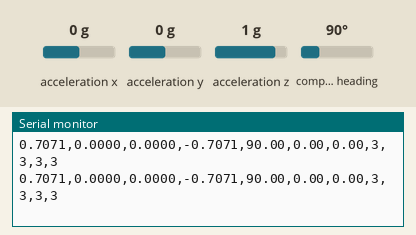
A sketch run on a simulated Arduino Uno, built with avr-gcc and run on an emulated ATmega328P. On the bench: the last lines printed to the serial monitor. Inputs (shaded band) come from the test bench; at power-on: acceleration x 0 g, acceleration y 0 g, acceleration z 1 g, compass heading 90°.

Above: at 2.2 s.
2.3 s: acceleration x set to -1.4 g
At 2.49 s:
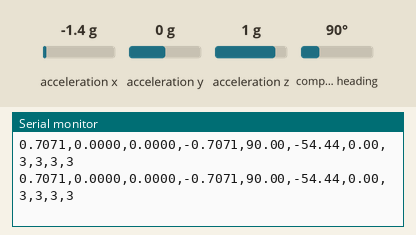
3.8 s: acceleration y set to -1.4 g
At 3.87 s:
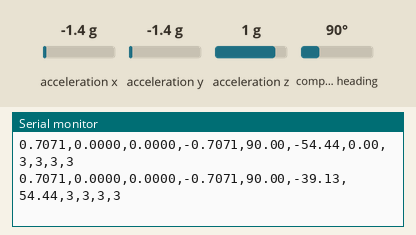
5.3 s: acceleration z set to -1.4 g
At 5.35 s:
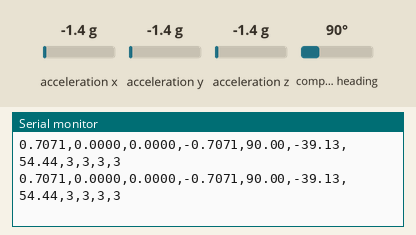
6.8 s: compass heading set to 7°
At 6.84 s:
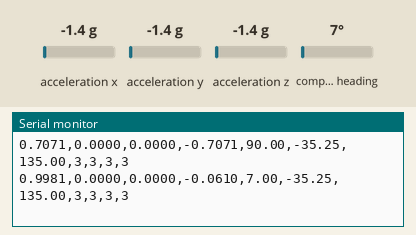
8.3 s: compass heading set to 90°
At 8.33 s:
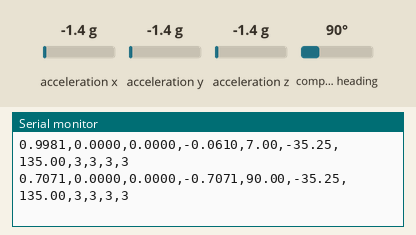
Timing chart, 0 to 11.3 s (numbered marks = the images above; inputs shaded):
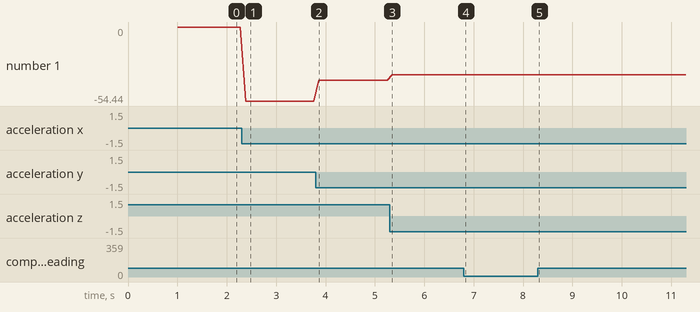

Measured:
- after the input at 2.3 s, the serial monitor: prints a new line after 0.08 s (image 1)
- after the input at 3.8 s, the serial monitor: prints a new line after 0.07 s (image 2)
- after the input at 6.8 s, the serial monitor: prints a new line at once (image 4)
- plotted number 1: 0 → -54.44 after the input at 2.3 s, -54.44 → -39.13 after the input at 3.8 s, -39.13 → -35.25 after the input at 5.3 s

The sketch:

BNO055.ino
```cpp
#include <Wire.h>
#include <Adafruit_Sensor.h>
#include <Adafruit_BNO055.h>
#include <utility/imumaths.h>

/* BNO055 bağlantıları:
   VIN - 3.3V veya 5V
   GND - GND
   SDA - A4 (Arduino Uno)
   SCL - A5 (Arduino Uno)
   RST - Digital Pin 2 (opsiyonel)
*/

#define BNO055_SAMPLERATE_DELAY_MS (100) // 10Hz güncelleme hızı

// BNO055 sensörü oluştur
Adafruit_BNO055 bno = Adafruit_BNO055(55, 0x28);

void setup(void) {
  Serial.begin(115200);

  // BNO055 başlatılıyor
  if(!bno.begin()) {
    Serial.print("BNO055 bulunamadı! Bağlantıları kontrol edin.");
    while(1);
  }

  delay(1000);

  // Harici kristal kullan
  bno.setExtCrystalUse(true);

  Serial.println("BNO055 hazır!");
  Serial.println("Format: qw,qx,qy,qz,euler_x,euler_y,euler_z");
}

void loop(void) {
  // Quaternion verilerini al
  imu::Quaternion quat = bno.getQuat();

  // Euler açılarını al (derece cinsinden)
  imu::Vector<3> euler = bno.getVector(Adafruit_BNO055::VECTOR_EULER);

  // Kalibrasyon durumunu kontrol et
  uint8_t system, gyro, accel, mag;
  system = gyro = accel = mag = 0;
  bno.getCalibration(&system, &gyro, &accel, &mag);

  // Veriyi seri porta gönder
  Serial.print(quat.w(), 4);
  Serial.print(",");
  Serial.print(quat.x(), 4);
  Serial.print(",");
  Serial.print(quat.y(), 4);
  Serial.print(",");
  Serial.print(quat.z(), 4);
  Serial.print(",");
  Serial.print(euler.x(), 2);
  Serial.print(",");
  Serial.print(euler.y(), 2);
  Serial.print(",");
  Serial.print(euler.z(), 2);
  Serial.print(",");
  Serial.print(system);
  Serial.print(",");
  Serial.print(gyro);
  Serial.print(",");
  Serial.print(accel);
  Serial.print(",");
  Serial.println(mag);

  delay(BNO055_SAMPLERATE_DELAY_MS);
}
```
